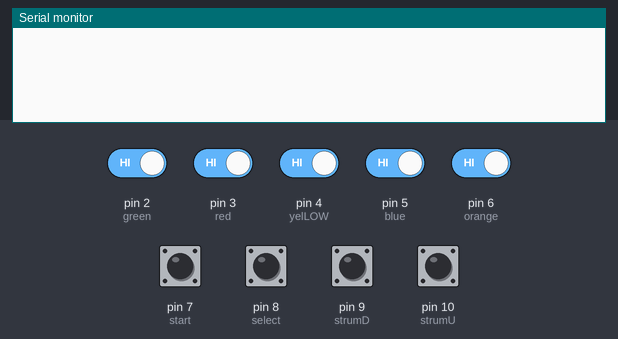
Recording of a sketch running on a simulated Arduino Uno, built with avr-gcc and run on an emulated ATmega328P. Shown: the last lines printed to the serial monitor. Inputs (shaded band) come from the test bench; at power-on: pin 2 (green), pin 3 (red), pin 4 (yelLOW), pin 5 (blue), pin 6 (orange), pin 7 (start), pin 8 (select), pin 9 (strumD), pin 10 (strumU) HIGH.

Above: at 1.2 s.
1.3 s: pin 2 (green) driven LOW
At 1.8 s:
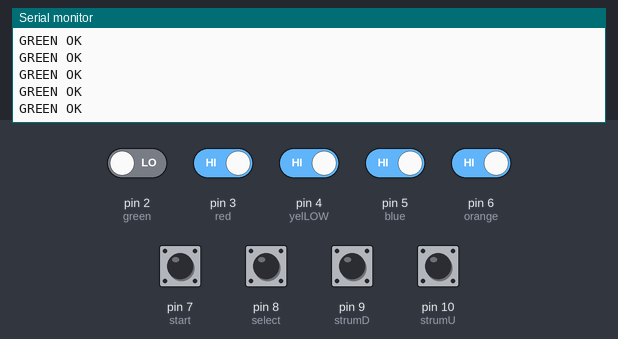
3.2 s: pin 3 (red) driven LOW
4.7 s: pin 4 (yelLOW) driven LOW
6.3 s: pin 5 (blue) driven LOW
At 7.1 s:
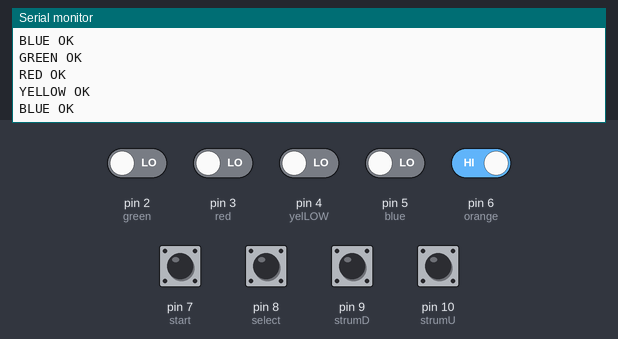

The sketch:

diagnostic.ino
```cpp
const int green=2;
const int red=3;
const int yelLOW=4;
const int blue=5;
const int orange=6;
const int start=7;
const int select=8;
const int strumD=9;
const int strumU=10;
const int whammy=A0;

int whammyValue=0;

boolean g=false,r=false,y=false,b=false,o=false,sta=false,sel=false,strU=false,strD=false;

void setup() {
  Serial.begin(9600);
  pinMode(green, INPUT);
  pinMode(red, INPUT);
  pinMode(yelLOW, INPUT);
  pinMode(blue, INPUT);
  pinMode(orange, INPUT);
  pinMode(start, INPUT);
  pinMode(select, INPUT);
  pinMode(strumU, INPUT);
  pinMode(strumD, INPUT);
}

void loop() {
  if(digitalRead(green)==LOW && !g) {
    Serial.print("GREEN OK\n");
    //g=true;
  }
  if(digitalRead(red)==LOW && !r) {
    Serial.print("RED OK\n");
    //r=true;
  }
  if(digitalRead(yelLOW)==LOW && !y) {
    Serial.print("YELLOW OK\n");
    //y=true;
  }
  if(digitalRead(blue)==LOW && !b) {
    Serial.print("BLUE OK\n");
    //b=true;
  }
  if(digitalRead(orange)==LOW && !o) {
    Serial.print("ORANGE OK\n");
    //o=true;
  }
  if(digitalRead(start)==LOW && !sta) {
    Serial.print("START OK\n");
    //sta=true;
  }
  if(digitalRead(select)==LOW && !sel) {
    Serial.print("SELECT OK\n");
    //sel=true;
  }
  if(digitalRead(strumU)==LOW && !strU) {
    Serial.print("STRUM UP OK\n");
    //strU=true;
  }
  if(digitalRead(strumD)==LOW && !strD) {
    Serial.print("STRUM DOWN OK\n");
    //strD=true;
  }
}
```

Measured:
- after the input at 1.3 s, the serial monitor: prints a new line at once (image 1)
- after the input at 6.3 s, the serial monitor: prints a new line after 0.09 s (image 2)
